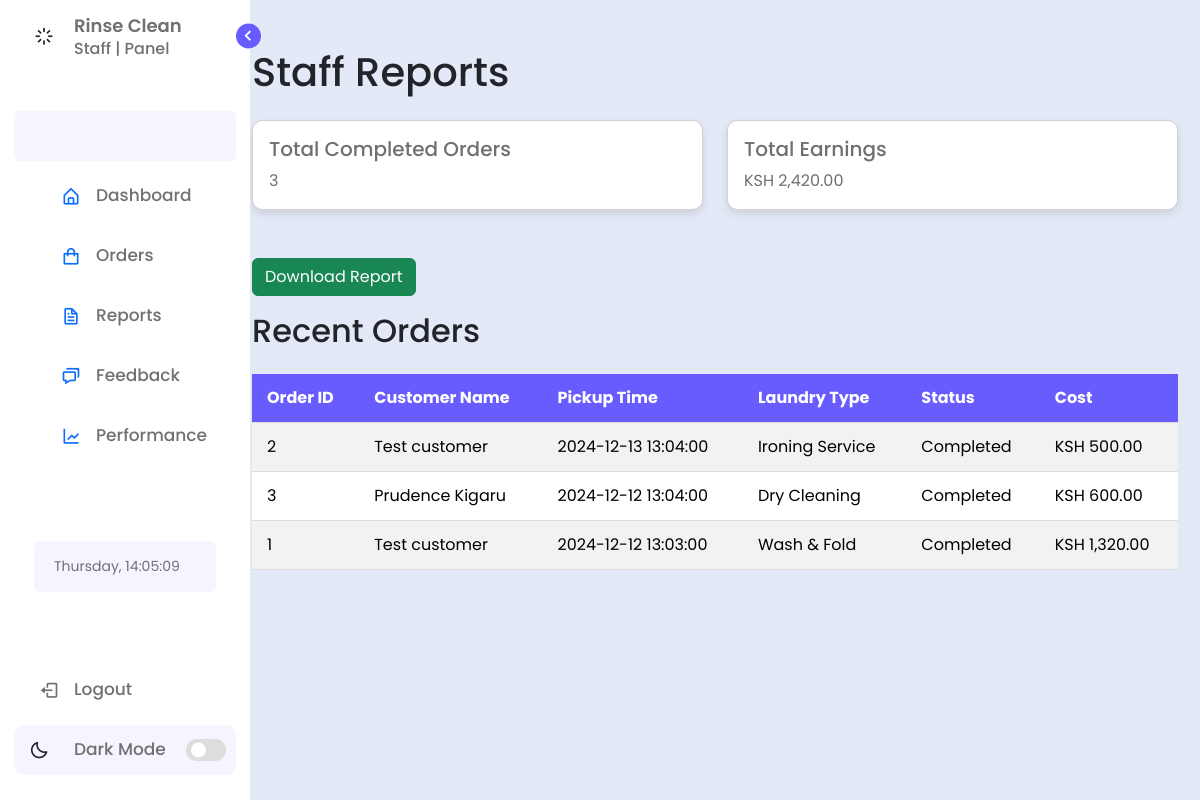
The app's page /staff/reports.php (signed in) with its own data.
### tables this page shows
CREATE TABLE `orders` (
  `id` int(11) NOT NULL,
  `order_id` varchar(20) NOT NULL,
  `customer_name` varchar(100) NOT NULL,
  `laundry_type` varchar(50) NOT NULL,
  `fabric_softener` varchar(100) DEFAULT NULL,
  `pickup_time` datetime NOT NULL,
  `special_instructions` text DEFAULT NULL,
  `status` varchar(20) DEFAULT 'Pending',
  `weight` decimal(5,2) DEFAULT NULL,
  `cost` decimal(10,2) NOT NULL,
  `payment_status` varchar(20) NOT NULL DEFAULT 'Pending',
  `staff_id` int(11) DEFAULT NULL,
  `created_at` datetime DEFAULT current_timestamp(),
  `feedback_given` enum('yes','no') DEFAULT 'no'
);

### staff/reports.php (the view, shortened to what this page needs)
<?php
require_once '../includes/rinseclean_lms.php';
$staff_id = $_SESSION['user_id'];
$total_orders_sql = "SELECT COUNT(*) AS total_orders, SUM(cost) AS total_earnings
                     FROM orders
                     WHERE staff_id = ? AND status = 'Completed'";
$total_orders_stmt = $conn->prepare($total_orders_sql);
$total_orders_stmt->bind_param('i', $staff_id);
$total_orders_stmt->execute();
$total_orders_result = $total_orders_stmt->get_result();
$total_orders_data = $total_orders_result->fetch_assoc();
$total_orders = $total_orders_data['total_orders'];
$total_earnings = $total_orders_data['total_earnings'];
$recent_orders_sql = "SELECT * FROM orders
                      WHERE staff_id = ?
                      ORDER BY pickup_time DESC
                      LIMIT 5";
$recent_orders_stmt = $conn->prepare($recent_orders_sql);
$recent_orders_stmt->bind_param('i', $staff_id);
$recent_orders_stmt->execute();
$recent_orders_result = $recent_orders_stmt->get_result();
$recent_orders = [];
while ($row = $recent_orders_result->fetch_assoc()) {
    $recent_orders[] = $row;
}
?>
<!DOCTYPE html>
<html lang="en">
<head>
    <link rel="stylesheet" href="https://cdn.jsdelivr.net/npm/bootstrap@5.3.3/dist/css/bootstrap.min.css">
    <link rel="stylesheet" href="../staff/css/style.css">
</head>
<body>
<div class="d-flex" id="wrapper">
    <?php include '../staff/public/sidebar.php'; ?>
</div>
<section class="home">
    <div class="container mt-5">
        <h1>Staff Reports</h1>
        <div class="row mt-4">
            <div class="col-md-6">
                <div class="card">
                    <div class="card-body">
                        <h5 class="card-title">Total Completed Orders</h5>
                        <p class="card-text"><?php echo htmlspecialchars($total_orders); ?></p>
                    </div>
                </div>
            </div>
            <div class="col-md-6">
                <div class="card">
                    <div class="card-body">
                        <h5 class="card-title">Total Earnings</h5>
                        <p class="card-text">KSH <?php echo htmlspecialchars(number_format($total_earnings, 2)); ?></p>
                    </div>
                </div>
            </div>
        </div>
        <div class="recent-orders-section mt-5">
<div class="mb-3">
    <form method="POST" action="../staff/download_staff_report.php">
        <button type="submit" class="btn btn-success">Download Report</button>
    </form>
</div>
            <h2 class="mb-4">Recent Orders</h2>
            <table class="table table-striped table-hover">
                <thead class="thead-dark">
                    <tr>
                        <th scope="col">Order ID</th>
                        <th scope="col">Customer Name</th>
                        <th scope="col">Pickup Time</th>
                        <th scope="col">Laundry Type</th>
                        <th scope="col">Status</th>
                        <th scope="col">Cost</th>
                    </tr>
                </thead>
                <tbody>
                    <?php if (empty($recent_orders)): ?>
                        <tr>
                            <td colspan="6" class="text-center">No recent orders found.</td>
                        </tr>
                    <?php else: ?>
                        <?php foreach ($recent_orders as $order): ?>
                        <tr>
                            <td><?php echo htmlspecialchars($order['id']); ?></td>
                            <td><?php echo htmlspecialchars($order['customer_name']); ?></td>
                            <td><?php echo htmlspecialchars($order['pickup_time']); ?></td>
                            <td><?php echo htmlspecialchars($order['laundry_type']); ?></td>
                            <td><?php echo htmlspecialchars($order['status']); ?></td>
                            <td>KSH <?php echo htmlspecialchars(number_format($order['cost'], 2)); ?></td>
                        </tr>
                        <?php endforeach; ?>
                    <?php endif; ?>
                </tbody>
            </table>
        </div>
    </div>
</section>
</body>
</html>

### staff/css/style.css (style rules this page uses)
* { margin: 0; padding: 0; box-sizing: border-box; font-family: 'Poppins', sans-serif; }
:root { --body-color: #E4E9F7; --sidebar-color: #FFF; --primary-color: #695CFE; --primary-color-light: #F6F5FF; --toggle-color: #DDD; --text-color: #707070; --tran-03: all 0.2s ease; --tran-04: all 0.3s ease; --tran-05: all 0.3s ease; }
body { min-height: 100vh; background-color: var(--body-color); transition: var(--tran-05); }
.home { position: absolute; top: 0; left: 240px; height: 100vh; width: calc(100% - 250px); background-color: var(--body-color); transition: var(--tran-05); }
.table { width: 100%; border-collapse: collapse; }
.table th, .table td { padding: 12px 15px; text-align: left; border-bottom: 1px solid #ddd; }
.thead-dark th { background-color: var(--primary-color); color: white; }

### admin/css/style.css (style rules this page uses)
* { margin: 0; padding: 0; box-sizing: border-box; font-family: 'Poppins', sans-serif; }
:root { --body-color: #E4E9F7; --sidebar-color: #FFF; --primary-color: #695CFE; --primary-color-light: #F6F5FF; --toggle-color: #DDD; --text-color: #707070; --text-color-dark: #FFFFFF; --sidebar-text-color-dark: #D7D7D7; --button-background: #695CFE; --button-background-dark: #4C4D4E; --tran-03: all 0.2s ease; --tran-04: all 0.3s ease; --tran-05: all 0.3s ease; }
body { min-height: 100vh; background-color: var(--body-color); transition: var(--tran-05); }
.home { position: absolute; top: 0; left: 240px; height: 100vh; width: calc(100% - 250px); background-color: var(--body-color); transition: var(--tran-05); }
.card { background-color: var(--sidebar-color); color: var(--text-color); border-radius: 10px; box-shadow: 0 4px 8px rgba(0, 0, 0, 0.1); transition: var(--tran-05); }
html, body { height: 100%; }
#wrapper { min-height: 100%; display: flex; flex-direction: column; }
.home { flex: 1; }

### records on screen
orders: id "2", customer_name "Test customer", pickup_time "2024-12-13 13:04:00", laundry_type "Ironing Service", status "Completed", cost "500.00"
orders: id "3", customer_name "Prudence Kigaru", pickup_time "2024-12-12 13:04:00", laundry_type "Dry Cleaning", status "Completed", cost "600.00"
orders: id "1", customer_name "Test customer", pickup_time "2024-12-12 13:03:00", laundry_type "Wash & Fold", status "Completed", cost "1,320.00"

### other values on screen
$total_orders "3"
$total_earnings "2,420.00"
